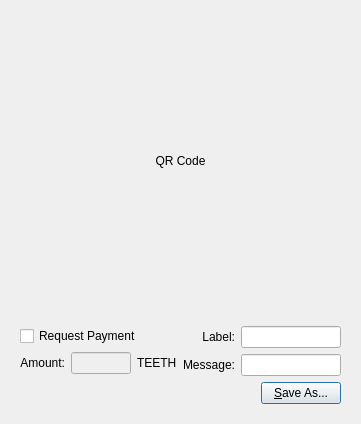
<?xml version="1.0" encoding="UTF-8"?>
<ui version="4.0">
 <class>QRCodeDialog</class>
 <widget class="QDialog" name="QRCodeDialog">
  <property name="geometry">
   <rect>
    <x>0</x>
    <y>0</y>
    <width>320</width>
    <height>404</height>
   </rect>
  </property>
  <property name="windowTitle">
   <string>Dialog</string>
  </property>
  <layout class="QVBoxLayout" name="verticalLayout_3">
   <item>
    <widget class="QLabel" name="lblQRCode">
     <property name="sizePolicy">
      <sizepolicy hsizetype="Expanding" vsizetype="Expanding">
       <horstretch>0</horstretch>
       <verstretch>0</verstretch>
      </sizepolicy>
     </property>
     <property name="minimumSize">
      <size>
       <width>300</width>
       <height>300</height>
      </size>
     </property>
     <property name="text">
      <string>QR Code</string>
     </property>
     <property name="alignment">
      <set>Qt::AlignCenter</set>
     </property>
     <property name="wordWrap">
      <bool>true</bool>
     </property>
    </widget>
   </item>
   <item>
    <widget class="QWidget" name="widget" native="true">
     <layout class="QVBoxLayout" name="verticalLayout_2">
      <item>
       <layout class="QHBoxLayout" name="horizontalLayout_2">
        <item>
         <layout class="QVBoxLayout" name="verticalLayout">
          <item>
           <widget class="QCheckBox" name="chkReqPayment">
            <property name="enabled">
             <bool>true</bool>
            </property>
            <property name="text">
             <string>Request Payment</string>
            </property>
           </widget>
          </item>
          <item>
           <layout class="QHBoxLayout" name="horizontalLayout">
            <item>
             <widget class="QLabel" name="lblAmount">
              <property name="sizePolicy">
               <sizepolicy hsizetype="Preferred" vsizetype="Maximum">
                <horstretch>0</horstretch>
                <verstretch>0</verstretch>
               </sizepolicy>
              </property>
              <property name="text">
               <string>Amount:</string>
              </property>
              <property name="alignment">
               <set>Qt::AlignRight|Qt::AlignTrailing|Qt::AlignVCenter</set>
              </property>
              <property name="buddy">
               <cstring>lnReqAmount</cstring>
              </property>
             </widget>
            </item>
            <item>
             <widget class="QLineEdit" name="lnReqAmount">
              <property name="enabled">
               <bool>false</bool>
              </property>
              <property name="minimumSize">
               <size>
                <width>60</width>
                <height>0</height>
               </size>
              </property>
              <property name="alignment">
               <set>Qt::AlignRight|Qt::AlignTrailing|Qt::AlignVCenter</set>
              </property>
             </widget>
            </item>
            <item>
             <widget class="QLabel" name="lblBTC">
              <property name="sizePolicy">
               <sizepolicy hsizetype="Preferred" vsizetype="Maximum">
                <horstretch>0</horstretch>
                <verstretch>0</verstretch>
               </sizepolicy>
              </property>
              <property name="text">
               <string>TEETH</string>
              </property>
              <property name="buddy">
               <cstring>lnReqAmount</cstring>
              </property>
             </widget>
            </item>
           </layout>
          </item>
         </layout>
        </item>
        <item>
         <layout class="QGridLayout" name="gridLayout">
          <item row="0" column="0">
           <widget class="QLabel" name="lblLabel">
            <property name="text">
             <string>Label:</string>
            </property>
            <property name="alignment">
             <set>Qt::AlignRight|Qt::AlignTrailing|Qt::AlignVCenter</set>
            </property>
            <property name="buddy">
             <cstring>lnLabel</cstring>
            </property>
           </widget>
          </item>
          <item row="0" column="1">
           <widget class="QLineEdit" name="lnLabel">
            <property name="minimumSize">
             <size>
              <width>100</width>
              <height>0</height>
             </size>
            </property>
           </widget>
          </item>
          <item row="1" column="0">
           <widget class="QLabel" name="lblMessage">
            <property name="text">
             <string>Message:</string>
            </property>
            <property name="alignment">
             <set>Qt::AlignRight|Qt::AlignTrailing|Qt::AlignVCenter</set>
            </property>
            <property name="buddy">
             <cstring>lnMessage</cstring>
            </property>
           </widget>
          </item>
          <item row="1" column="1">
           <widget class="QLineEdit" name="lnMessage">
            <property name="minimumSize">
             <size>
              <width>100</width>
              <height>0</height>
             </size>
            </property>
           </widget>
          </item>
         </layout>
        </item>
       </layout>
      </item>
      <item>
       <layout class="QHBoxLayout" name="horizontalLayout_3">
        <item>
         <spacer name="horizontalSpacer">
          <property name="orientation">
           <enum>Qt::Horizontal</enum>
          </property>
          <property name="sizeHint" stdset="0">
           <size>
            <width>40</width>
            <height>20</height>
           </size>
          </property>
         </spacer>
        </item>
        <item>
         <widget class="QPushButton" name="btnSaveAs">
          <property name="text">
           <string>&amp;Save As...</string>
          </property>
         </widget>
        </item>
       </layout>
      </item>
     </layout>
    </widget>
   </item>
  </layout>
 </widget>
 <resources/>
 <connections>
  <connection>
   <sender>chkReqPayment</sender>
   <signal>clicked(bool)</signal>
   <receiver>lnReqAmount</receiver>
   <slot>setEnabled(bool)</slot>
   <hints>
    <hint type="sourcelabel">
     <x>92</x>
     <y>285</y>
    </hint>
    <hint type="destinationlabel">
     <x>98</x>
     <y>311</y>
    </hint>
   </hints>
  </connection>
 </connections>
</ui>
